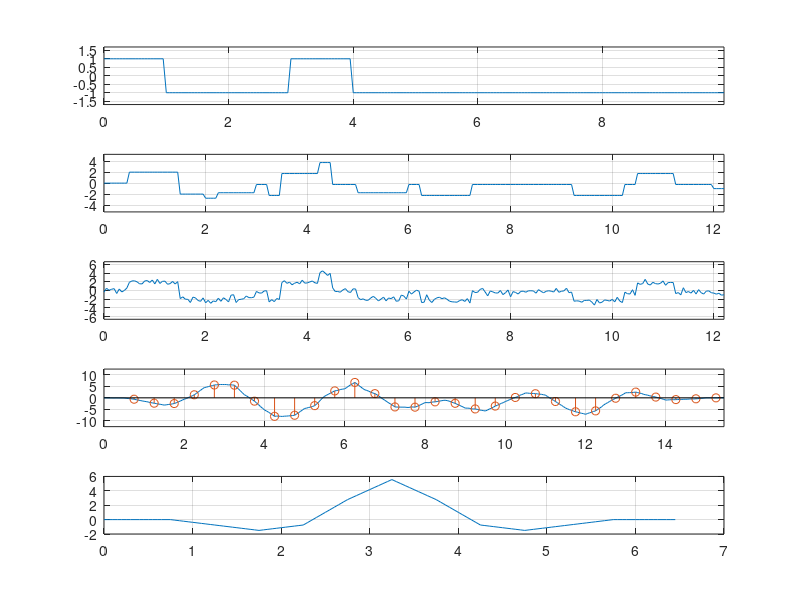

Write MATLAB code to recreate this figure.
%%%%%%%%%%%%%%%%%%%%%%%%%%%%%%%%%%%%%%%%%%%%%%%
%                                             %
%  Homework Project No.1                      %    
%  Advanced Digital Communications (EQ2410)   %
%  KTH/EES, Stockholm, Sweden                 %  
%  Period 3, 2013/14                          %
%                                             %
%%%%%%%%%%%%%%%%%%%%%%%%%%%%%%%%%%%%%%%%%%%%%%%


  clear all
  close all


  %------------------------------------------
  % Some parameters
  %------------------------------------------
  

  
  %------------------------------------------
  % parameters related to the data
  
  % number of data symbols
  N_symbols = 10;
  
  % number of data frames
  N_frames  = 1;
  
  % duration of one symbol
  T_sym    = 1;
  

  
  
  %------------------------------------------
  % parameters related to the channel model
    
  % resolution of the discrete-time implementation
  %  (note that all sampling times etc. should 
  %   be multiples of delta_t)
  delta_t  = 0.05;
  
  
  % SNR range (in dB)
  EbN0_dB = [-10:2.5:25];
  
  
  % specify the ISI channel 
  Channel.Gains  = [ 2 -3/4 j];
  Channel.Delays = [ 0.5 2 2.25];
  
  
  
  
  %------------------------------------------
  % parameters related to the receiver
  
  % sampling factor and sampling time
  m        = 2;
  T_sample = T_sym/m;
  
  
  
  
  %------------------------------------------
  % Define some filters
  %------------------------------------------
  
  
  % generate filter 1
  T_F1     = T_sym;
  Filter_1 = ones(round(T_F1/delta_t),1,1);
  
  
  % generate filter 2
  T_F2     = max(Channel.Delays);
  Filter_2 = zeros(round(T_F2/delta_t)+1,1,1);
  Filter_2(Channel.Delays/delta_t+1) = Channel.Gains/delta_t;
  

  % generate filter 3
  T_F3     = T_F1 + T_F2;
  Filter_3 = conv(Filter_1,Filter_2)*delta_t;
  

  % generate filter 4 
  T_F4     = T_F3;
  Filter_4 = [0; conj(flipud(Filter_3))];
  
% $$$ T_F4     = 1;
% $$$ Filter_4 = [0; ones(round(T_F4/delta_t),1,1)];


  % generate filter 5
  T_F5     = T_F3 + T_F4;
  Filter_5 = conv(Filter_3,Filter_4)*delta_t;
 

  
  
  
  %------------------------------------------
  % Start the simulation
  %------------------------------------------
  
  
  for ii_F = 1:N_frames
    for ii_SNR = 1:length(EbN0_dB)
      

      
      %------------------------------------------
      % Step 1
      %------------------------------------------
      

      % generate vector 1
      Vec_1    = (2*(rand(N_symbols,2)>0.5) -1)*[1;j];
      P        = 2;
      
      
      % generate signal 1
      Signal_1 = zeros((N_symbols-1)*T_sym/delta_t+1,1);
      Signal_1(1:round(T_sym/delta_t):end) = Vec_1/delta_t;
    

      % generate signal 2
      Signal_2 = conv(Signal_1,Filter_1)*delta_t;
  


      %------------------------------------------
      % Step 2
      %------------------------------------------
      

      % generate  signal 3
      Signal_3 = conv(Signal_2,Filter_2)*delta_t;
      

      % generate another signal
      % (note that the factor 1/sqrt(delta_t) is 
      %  needed to get the noise variance after 
      %  the receiver filter correct.)
      Eb = P/2 * Filter_3'*Filter_3*delta_t;
      g  = sqrt(Eb/10^(EbN0_dB(ii_SNR)/10));
      Signal_4 = g*1/sqrt(2)*(randn(length(Signal_3),2)*[1;j])/sqrt(delta_t);
      
      
      % generate signal 5
      Signal_5 = Signal_3 + Signal_4;
      



      %------------------------------------------
      % Step 3
      %------------------------------------------
      

      % generate signal 6
      Signal_6 = conv(Filter_4,Signal_5)*delta_t;


      % generate vector 2  
      Offset = rem(T_F3,T_sym);
      Vec_2  = Signal_6([1+round(Offset/delta_t):round(T_sample/delta_t):end]);
             
  
      % generate a discrete filter
      d_filter = Filter_5([1+round(Offset/delta_t):round(T_sample/delta_t):end]);
      
      
      %------------------------------------------
      % some preprocessing
      %------------------------------------------
      
      % remove leading zeros (decision delay)
      i1 = find(d_filter ~= 0,1,'first');
      i2 = find(d_filter ~= 0,1,'last');
      
      d_filter = d_filter(i1:i2);
      Vec_2      = Vec_2(i1:end);
      




      %------------------------------------------
      % Step 4
      %------------------------------------------
      

      % observation interval
      L_o = length(d_filter);
      

      % zero-padding if observation interval is langer than the pulse
      if L_o>length(Vec_2)
	Vec_2 = [ Vec_2; zeros(L_o-length(Vec_2),1) ];
      end
      
      
      
      %------------------------------------------
      % Equalization
      %------------------------------------------
      

      %
      %  Here, you should implement the equalizers
      %  and measure the BER. The function GenerateMatrix.m 
      %  may be helpful for you.     
      %     
      
      
      
      
      
    end
  end
  
  
  %------------------------------------------
  % Plot results
  %------------------------------------------
  
  
  %
  %  Here, you should plot your results.
  %  Use semilogy(EbN0_dB,BER) for the plots 
  %  and do not forget the legend!   
  
  
  
  
  %------------------------------------------
  % Look at the waveforms
  %------------------------------------------
  figure(2)
  subplot(511), plot([0:length(Signal_2)-1]*delta_t,Signal_2),grid on
  x_max =  (length(Signal_2)-1)*delta_t;
  y_max = 1.2*max(abs(Signal_2));
  axis([0 x_max -y_max y_max ])
  
  subplot(512), plot([0:length(Signal_3)-1]*delta_t,Signal_3),grid on
  x_max =  (length(Signal_3)-1)*delta_t;
  y_max = 1.2*max(abs(Signal_3));
  axis([0 x_max -y_max y_max ])
  
  subplot(513), plot([0:length(Signal_5)-1]*delta_t,Signal_5),grid on
  x_max =  (length(Signal_5)-1)*delta_t;
  y_max = 1.2*max(abs(Signal_5));
  axis([0 x_max -y_max y_max ])
  
  subplot(514), plot([0:length(Signal_6)-1]*delta_t,Signal_6),grid on
  x_max =  (length(Signal_6)-1)*delta_t;
  y_max = 1.2*max(abs(Signal_6));
  axis([0 x_max -y_max y_max ])
  
  hold on
  stem(Offset + (i1-1+[0:length(Vec_2)-1])*T_sample,Vec_2 )
  hold off
  
  subplot(515), plot([0:length(Filter_5)-1]*delta_t,Filter_5),grid on
  
  
  %------------------------------------------
  %------------------------------------------
  
